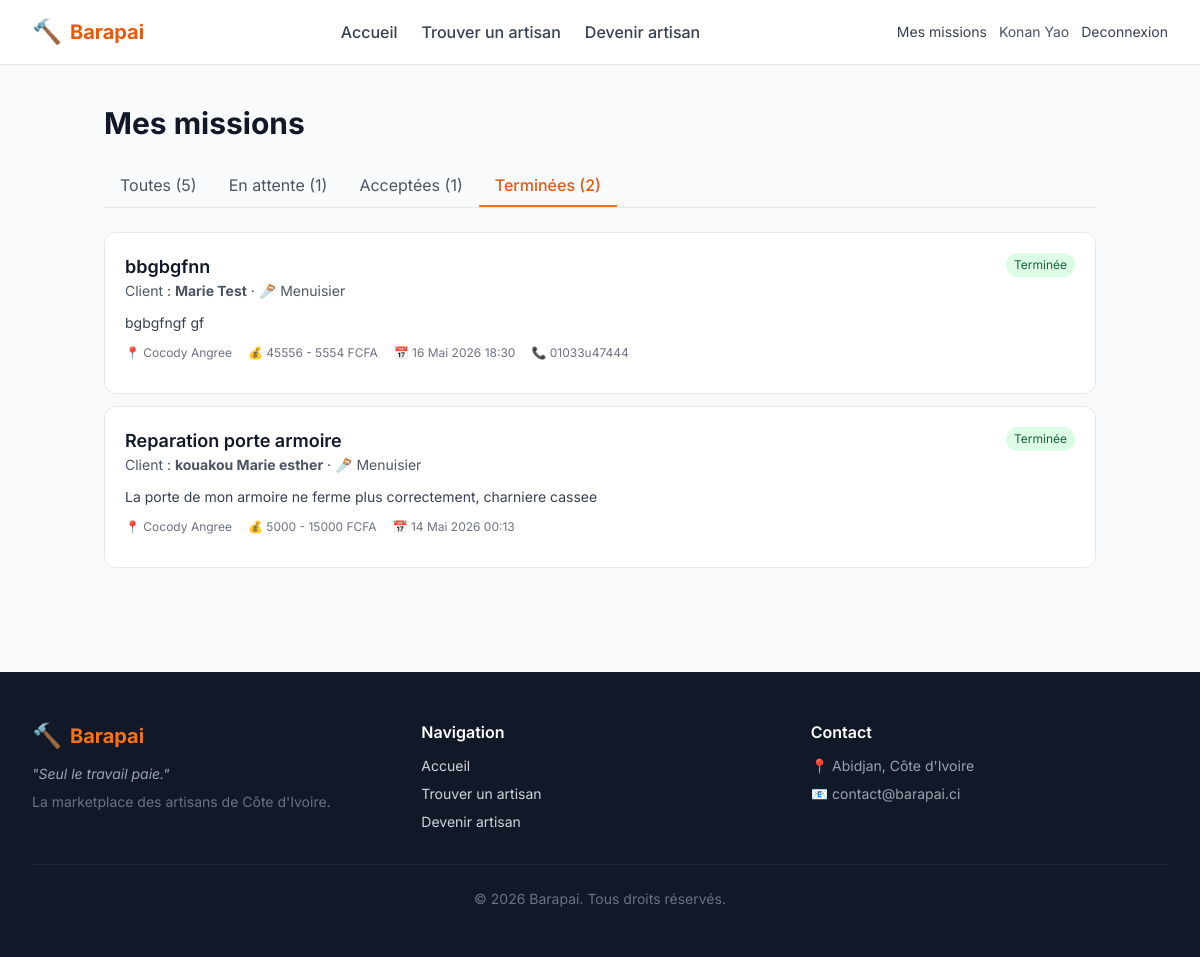
Screenshot of /demandes/artisan/?status=COMPLETED (signed in) with the database file from the repository.
### apps/accounts/models.py (models this page shows, shortened)
class User(AbstractUser):
    class Role(models.TextChoices):
        CLIENT = 'CLIENT', _('Client')
        ARTISAN = 'ARTISAN', _('Artisan')
    username = None
    email = models.EmailField(_('Adresse email'), unique=True)
    phone = models.CharField(_('Telephone'), max_length=20, blank=True)
    full_name = models.CharField(_('Nom complet'), max_length=150)
    role = models.CharField(
        _('Role'),
        max_length=10,
        choices=Role.choices,
        default=Role.CLIENT,
    )
    is_phone_verified = models.BooleanField(_('Telephone verifie'), default=False)
    USERNAME_FIELD = 'email'  # email sert d'identifiant
    REQUIRED_FIELDS = ['full_name']  # demande lors de createsuperuser
    objects = UserManager()
    class Meta:
        verbose_name = _('Utilisateur')
        verbose_name_plural = _('Utilisateurs')
    @property
    def is_artisan(self):
        return self.role == self.Role.ARTISAN
    @property
    def is_client(self):
        return self.role == self.Role.CLIENT

### apps/services/models.py (models this page shows, shortened)
class ServiceRequest(models.Model):
    class Status(models.TextChoices):
        PENDING = 'PENDING', _('En attente')
        ACCEPTED = 'ACCEPTED', _('Acceptee')
        REJECTED = 'REJECTED', _('Refusee')
        COMPLETED = 'COMPLETED', _('Terminee')
        CANCELLED = 'CANCELLED', _('Annulee')
    client = models.ForeignKey(
        'accounts.User',
        on_delete=models.CASCADE,
        related_name='requests_made',
        limit_choices_to={'role': 'CLIENT'},
        verbose_name=_('Client'),
    )
    artisan = models.ForeignKey(
        'accounts.ArtisanProfile',
        on_delete=models.CASCADE,
        related_name='requests_received',
        verbose_name=_('Artisan'),
    )
    category = models.ForeignKey(
        'catalog.Category',
        on_delete=models.PROTECT,
        related_name='service_requests',
        verbose_name=_('Categorie'),
    )
    title = models.CharField(_('Titre'), max_length=200)
    description = models.TextField(_('Description'))
    budget_min = models.PositiveIntegerField(_('Budget min (FCFA)'), null=True, blank=True)
    budget_max = models.PositiveIntegerField(_('Budget max (FCFA)'), null=True, blank=True)
    address = models.CharField(_('Adresse'), max_length=255, blank=True)
    latitude = models.FloatField(_('Latitude'), null=True, blank=True)
    longitude = models.FloatField(_('Longitude'), null=True, blank=True)
    status = models.CharField(
        _('Statut'),
        max_length=20,
        choices=Status.choices,
        default=Status.PENDING,
    )
    created_at = models.DateTimeField(auto_now_add=True)
    updated_at = models.DateTimeField(auto_now=True)
    completed_at = models.DateTimeField(_('Termine le'), null=True, blank=True)
    class Meta:
        verbose_name = _('Demande de service')
        verbose_name_plural = _('Demandes de services')
        ordering = ['-created_at']

### apps/catalog/models.py (models this page shows, shortened)
class Category(models.Model):
    name = models.CharField(_('Nom'), max_length=100, unique=True)
    slug = models.SlugField(_('Slug'), max_length=100, unique=True)
    icon = models.CharField(
        _('Icone (emoji ou nom)'),
        max_length=50,
        blank=True,
        help_text=_('Ex: 🔧 ou wrench (nom lucide-icon)'),
    )
    description = models.TextField(_('Description'), blank=True)
    is_active = models.BooleanField(_('Active'), default=True)
    created_at = models.DateTimeField(auto_now_add=True)
    class Meta:
        verbose_name = _('Categorie')
        verbose_name_plural = _('Categories')
        ordering = ['name']

### apps/services/views.py (the view)
# urls.py: path('artisan/', views.artisan_dashboard, name='artisan_dashboard'),
@login_required
def artisan_dashboard(request):
    if not request.user.is_artisan:
        messages.error(request, "Acces reserve aux artisans.")
        return redirect('core:home')
    artisan_profile = request.user.artisan_profile
    status_filter = request.GET.get('status', '')
    qs = artisan_profile.requests_received.select_related('client', 'category')
    if status_filter:
        qs = qs.filter(status=status_filter)
    qs = qs.order_by('-created_at')
    stats = {
        'all': artisan_profile.requests_received.count(),
        'pending': artisan_profile.requests_received.filter(status='PENDING').count(),
        'accepted': artisan_profile.requests_received.filter(status='ACCEPTED').count(),
        'completed': artisan_profile.requests_received.filter(status='COMPLETED').count(),
    }
    return render(request, 'services/artisan_dashboard.html', {
        'requests_list': qs,
        'status_filter': status_filter,
        'stats': stats,
    })

### templates/services/artisan_dashboard.html (shortened to what this page needs)
{% extends 'base.html' %}
{% block content %}
<div class="max-w-5xl mx-auto px-4 py-10">
    <h1 class="text-3xl font-bold mb-6">Mes missions</h1>
    <div class="flex border-b border-gray-200 mb-6 overflow-x-auto">
        <a href="?" class="px-4 py-2 border-b-2 whitespace-nowrap {% if not status_filter %}border-orange-500 text-orange-600 font-medium{% else %}border-transparent text-gray-600 hover:text-orange-600{% endif %}">
            Toutes ({{ stats.all }})
        </a>
        <a href="?status=PENDING" class="px-4 py-2 border-b-2 whitespace-nowrap {% if status_filter == 'PENDING' %}border-orange-500 text-orange-600 font-medium{% else %}border-transparent text-gray-600 hover:text-orange-600{% endif %}">
            En attente ({{ stats.pending }})
        </a>
        <a href="?status=ACCEPTED" class="px-4 py-2 border-b-2 whitespace-nowrap {% if status_filter == 'ACCEPTED' %}border-orange-500 text-orange-600 font-medium{% else %}border-transparent text-gray-600 hover:text-orange-600{% endif %}">
            Acceptées ({{ stats.accepted }})
        </a>
        <a href="?status=COMPLETED" class="px-4 py-2 border-b-2 whitespace-nowrap {% if status_filter == 'COMPLETED' %}border-orange-500 text-orange-600 font-medium{% else %}border-transparent text-gray-600 hover:text-orange-600{% endif %}">
            Terminées ({{ stats.completed }})
        </a>
    </div>
    {% if requests_list %}
    <div class="space-y-3">
        {% for req in requests_list %}
            {% include 'services/partials/_request_card_artisan.html' with req=req %}
        {% endfor %}
    </div>
    {% else %}
    <div class="bg-white rounded-2xl p-12 text-center border border-gray-200">
        <span class="text-6xl">📋</span>
        <p class="text-gray-500 mt-4">Aucune mission dans cette catégorie.</p>
    </div>
    {% endif %}
</div>
{% endblock %}

### templates/partials/_navbar.html (shortened to what this page needs)
<nav class="bg-white border-b border-gray-200 sticky top-0 z-50">
    <div class="max-w-7xl mx-auto px-4 sm:px-6 lg:px-8">
        <div class="flex justify-between items-center h-16">
            <a href="{% url 'core:home' %}" class="flex items-center gap-2">
                <span class="text-2xl">🔨</span>
                <span class="text-xl font-bold text-orange-600">Barapai</span>
            </a>
            <div class="hidden md:flex items-center gap-6">
                <a href="{% url 'core:home' %}" class="text-gray-700 hover:text-orange-600 font-medium">
                    Accueil
                </a>
                <a href="{% url 'catalog:artisans_list' %}" class="text-gray-700 hover:text-orange-600 font-medium">
                    Trouver un artisan
                </a>
                <a href="{% url 'accounts:signup' %}" class="text-gray-700 hover:text-orange-600 font-medium">
                    Devenir artisan
                </a>
            </div>
            <div class="flex items-center gap-3">
                {% if user.is_authenticated %}
                    {% if user.is_client %}
        <a href="{% url 'services:my_requests' %}" class="text-sm text-gray-700 hover:text-orange-600">
            Mes demandes
        </a>
    {% elif user.is_artisan %}
        <a href="{% url 'services:artisan_dashboard' %}" class="text-sm text-gray-700 hover:text-orange-600">
            Mes missions
        </a>
    {% endif %}
    <span class="text-sm text-gray-600 hidden sm:inline">{{ user.full_name }}</span>
    <a href="{% url 'accounts:logout' %}" class="text-sm text-gray-700 hover:text-orange-600">
        Deconnexion
    </a>
                {% endif %}
            </div>
        </div>
    </div>
</nav>

### templates/services/partials/_request_card_artisan.html (shortened to what this page needs)
<div id="request-{{ req.pk }}" class="bg-white rounded-xl border border-gray-200 p-5 hover:shadow-md transition">
    <div class="flex justify-between items-start mb-3 gap-3">
        <div class="flex-1">
            <h3 class="font-semibold text-lg">{{ req.title }}</h3>
            <p class="text-sm text-gray-600">
                Client : <strong>{{ req.client.full_name }}</strong> · {{ req.category.icon }} {{ req.category.name }}
            </p>
        </div>
        {% if req.status == 'PENDING' %}
            <span class="bg-yellow-100 text-yellow-800 text-xs px-2 py-1 rounded-full whitespace-nowrap">En attente</span>
        {% elif req.status == 'ACCEPTED' %}
            <span class="bg-blue-100 text-blue-800 text-xs px-2 py-1 rounded-full whitespace-nowrap">Acceptée</span>
        {% elif req.status == 'COMPLETED' %}
            <span class="bg-green-100 text-green-800 text-xs px-2 py-1 rounded-full whitespace-nowrap">Terminée</span>
        {% elif req.status == 'REJECTED' %}
            <span class="bg-red-100 text-red-800 text-xs px-2 py-1 rounded-full whitespace-nowrap">Refusée</span>
        {% else %}
            <span class="bg-gray-100 text-gray-600 text-xs px-2 py-1 rounded-full whitespace-nowrap">{{ req.get_status_display }}</span>
        {% endif %}
    </div>
    <p class="text-sm text-gray-700 mb-3">{{ req.description }}</p>
    <div class="flex flex-wrap items-center gap-x-4 gap-y-1 text-xs text-gray-500 mb-3">
        {% if req.address %}<span>📍 {{ req.address }}</span>{% endif %}
        {% if req.budget_min and req.budget_max %}<span>💰 {{ req.budget_min }} - {{ req.budget_max }} FCFA</span>{% endif %}
        <span>📅 {{ req.created_at|date:"d M Y H:i" }}</span>
        {% if req.client.phone %}<span>📞 {{ req.client.phone }}</span>{% endif %}
    </div>
</div>

### templates/base.html (style rules this page uses)
body { font-family: 'Inter', sans-serif; }

### rows the page displays
User: full_name "Konan Yao"
ServiceRequest: title "bbgbgfnn", client.full_name "Marie Test", category.icon "🪚", category.name "Menuisier", status "Terminée", description "bgbgfngf gf", address "Cocody Angree", budget_min "45556", budget_max "5554", created_at "16 Mai 2026 18:30", client.phone "01033u47444"
ServiceRequest: title "Reparation porte armoire", client.full_name "kouakou Marie esther", category.icon "🪚", category.name "Menuisier", status "Terminée", description "La porte de mon armoire ne ferme plus correctement, charniere cassee", address "Cocody Angree", budget_min "5000", budget_max "15000", created_at "14 Mai 2026 00:13"

### other values shown
{{ stats.all }} "5"
{{ stats.pending }} "1"
{{ stats.accepted }} "1"
{{ stats.completed }} "2"
